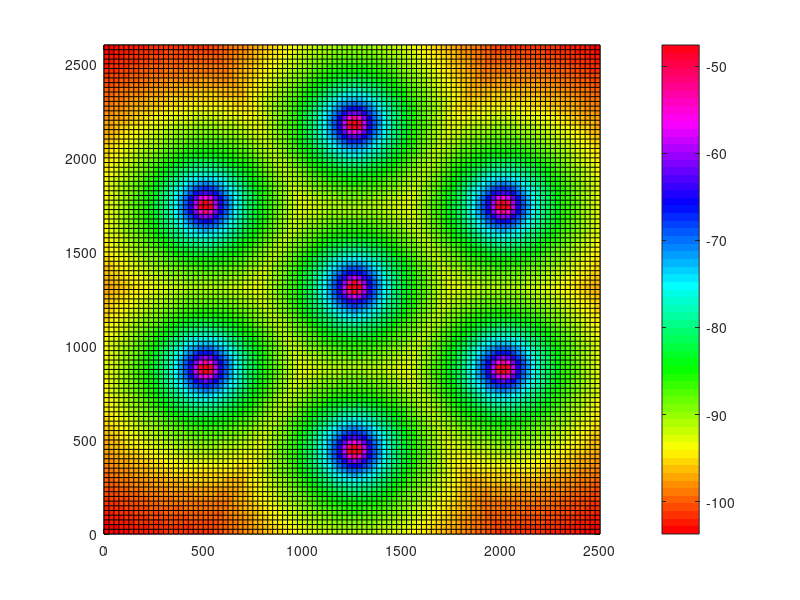

Recreate this plot in MATLAB. (Note: this script raises an error after producing the figure.)
% Entrada de parâmetros
dR = 500;                                                  % Raio do Hexágono
dFc = 800;                                                 % Frequência da portadora
dSigmaShad = 8;                                            % Desvio padrão do sombreamento lognormal
% Cálculos de outras variáveis que dependem dos parâmetros de entrada
dPasso = ceil(dR/20);                                      % Resolução do grid: distância entre pontos de medição
dRMin = dPasso;                                            % Raio de segurança
dIntersiteDistance = 2*sqrt(3/4)*dR;                       % Distância entre ERBs (somente para informação)
dDimX = 5*dR;                                              % Dimensão X do grid
dDimY = 6*sqrt(3/4)*dR;                                    % Dimensão Y do grid
dPtdBm = 21;                                               % EIRP (incluindo ganho e perdas) (https://pt.slideshare.net/naveenjakhar12/gsm-link-budget)
dPtLinear = 10^(dPtdBm/10)*1e-3;                           % EIRP em escala linear
dHMob = 1.5;                                                 % Altura do receptor
dHBs = 32;                                                 % Altura do transmissor
dAhm = 3.2*(log10(11.75*dHMob)).^2 - 4.97;                 % Modelo Okumura-Hata: Cidade grande e fc  >= 400MHz
% Vetor com posições das BSs (grid Hexagonal com 7 células, uma célula central e uma camada de células ao redor)
vtBs = [ 0 ];
dOffset = pi/6;
for iBs = 2 : 7
    vtBs = [ vtBs dR*sqrt(3)*exp( j * ( (iBs-2)*pi/3 + dOffset ) ) ];
end
vtBs = vtBs + (dDimX/2 + j*dDimY/2);                        % Ajuste de posição das bases (posição relativa ao canto inferior esquerdo)
%
% Matriz de referência com posição de cada ponto do grid (posição relativa ao canto inferior esquerdo)
dDimY = ceil(dDimY+mod(dDimY,dPasso));                      % Ajuste de dimensão para medir toda a dimensão do grid
dDimX = ceil(dDimX+mod(dDimX,dPasso));                      % Ajuste de dimensão para medir toda a dimensão do grid
[mtPosx,mtPosy] = meshgrid(0:dPasso:dDimX, 0:dPasso:dDimY);
% Iniciação da Matriz de com a pontência de recebida máxima em cada ponto
% medido. Essa potência é a maior entre as 7 ERBs.
mtPowerFinaldBm = -inf*ones(size(mtPosy));
mtPowerFinalShaddBm = -inf*ones(size(mtPosy));
% Calcular O REM de cada ERB e aculumar a maior potência em cada ponto de medição
for iBsD = 1 : length(vtBs)                                 % Loop nas 7 ERBs
    % Matriz 3D com os pontos de medição de cada ERB. Os pontos são
    % modelados como números complexos X +jY, sendo X a posição na abcissa e Y, a posição no eixo das ordenadas
    mtPosEachBS = (mtPosx + j*mtPosy)-(vtBs(iBsD));
    mtDistEachBs = abs(mtPosEachBS);              % Distância entre cada ponto de medição e a sua ERB
    mtDistEachBs(mtDistEachBs < dRMin) = dRMin;             % Implementação do raio de segurança
    % Okumura-Hata (cidade urbana) - dB
    mtPldB = 69.55 + 26.16*log10(dFc) + (44.9 - 6.55*log10(dHBs))*log10(mtDistEachBs/1e3) - 13.82*log10(dHBs) - dAhm;
    % Shadowing independente em cada ponto
    mtShadowing = dSigmaShad*randn(size(mtPosy));
    % Potências recebidas em cada ponto de medição sem shadowing
    mtPowerEachBSdBm = dPtdBm - mtPldB;           
    % Potências recebidas em cada ponto de medição com shadowing
    mtPowerEachBSShaddBm = dPtdBm - mtPldB + mtShadowing;           
    % Cálulo da maior potência em cada ponto de medição sem shadowing
    mtPowerFinaldBm = max(mtPowerFinaldBm,mtPowerEachBSdBm);
    % Cálulo da maior potência em cada ponto de medição com shadowing
    mtPowerFinalShaddBm = max(mtPowerFinalShaddBm,mtPowerEachBSShaddBm);
end
% Plot da REM de todo o grid (composição das 7 ERBs) sem shadowing
figure;
pcolor(mtPosx,mtPosy,mtPowerFinaldBm);
colormap(hsv);
colorbar;
fDrawDeploy(dR,vtBs);
axis equal;
title(['Todas as 7 ERB sem shadowing']);
%
% Plot da REM de todo o grid (composição das 7 ERBs) sem shadowing
figure;
pcolor(mtPosx,mtPosy,mtPowerFinalShaddBm);
colormap(hsv);
colorbar;
fDrawDeploy(dR,vtBs);
axis equal;
title(['Todas as 7 ERB com shadowing']);